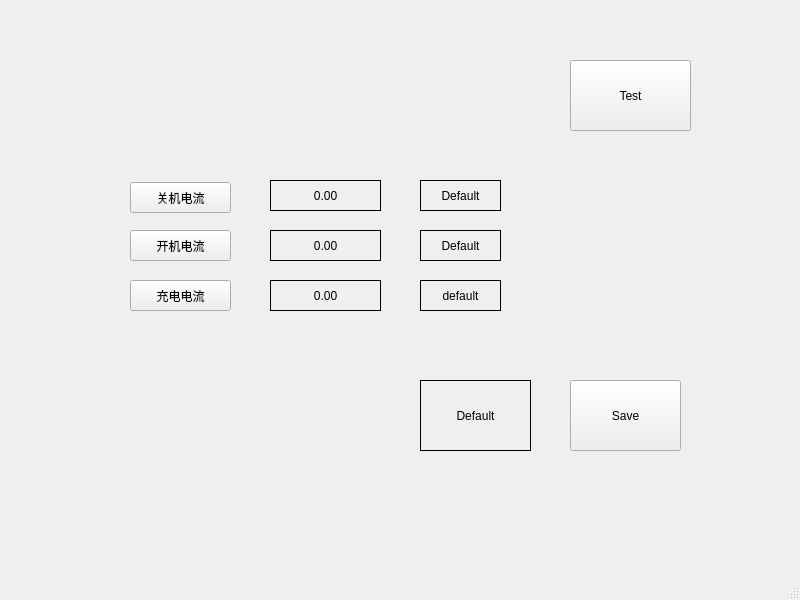
<?xml version="1.0" encoding="UTF-8"?>
<ui version="4.0">
 <class>MainWindow</class>
 <widget class="QMainWindow" name="MainWindow">
  <property name="geometry">
   <rect>
    <x>0</x>
    <y>0</y>
    <width>800</width>
    <height>600</height>
   </rect>
  </property>
  <property name="windowTitle">
   <string>电流测试</string>
  </property>
  <widget class="QWidget" name="centralwidget">
   <widget class="QPushButton" name="testButton">
    <property name="geometry">
     <rect>
      <x>570</x>
      <y>60</y>
      <width>121</width>
      <height>71</height>
     </rect>
    </property>
    <property name="text">
     <string>Test</string>
    </property>
   </widget>
   <widget class="QPushButton" name="shutDownCurrentBtn">
    <property name="geometry">
     <rect>
      <x>130</x>
      <y>182</y>
      <width>101</width>
      <height>31</height>
     </rect>
    </property>
    <property name="text">
     <string>关机电流</string>
    </property>
   </widget>
   <widget class="QPushButton" name="bootCurrentBtn">
    <property name="geometry">
     <rect>
      <x>130</x>
      <y>230</y>
      <width>101</width>
      <height>31</height>
     </rect>
    </property>
    <property name="text">
     <string>开机电流</string>
    </property>
   </widget>
   <widget class="QPushButton" name="chargingCurrentBtn">
    <property name="geometry">
     <rect>
      <x>130</x>
      <y>280</y>
      <width>101</width>
      <height>31</height>
     </rect>
    </property>
    <property name="text">
     <string>充电电流</string>
    </property>
   </widget>
   <widget class="QLabel" name="shutDownCurrentValue">
    <property name="geometry">
     <rect>
      <x>270</x>
      <y>180</y>
      <width>111</width>
      <height>31</height>
     </rect>
    </property>
    <property name="frameShape">
     <enum>QFrame::Box</enum>
    </property>
    <property name="text">
     <string>0.00</string>
    </property>
    <property name="alignment">
     <set>Qt::AlignCenter</set>
    </property>
   </widget>
   <widget class="QLabel" name="bootCurrentValue">
    <property name="geometry">
     <rect>
      <x>270</x>
      <y>230</y>
      <width>111</width>
      <height>31</height>
     </rect>
    </property>
    <property name="frameShape">
     <enum>QFrame::Box</enum>
    </property>
    <property name="text">
     <string>0.00</string>
    </property>
    <property name="alignment">
     <set>Qt::AlignCenter</set>
    </property>
   </widget>
   <widget class="QLabel" name="chargingCurrentValue">
    <property name="geometry">
     <rect>
      <x>270</x>
      <y>280</y>
      <width>111</width>
      <height>31</height>
     </rect>
    </property>
    <property name="frameShape">
     <enum>QFrame::Box</enum>
    </property>
    <property name="text">
     <string>0.00</string>
    </property>
    <property name="alignment">
     <set>Qt::AlignCenter</set>
    </property>
   </widget>
   <widget class="QLabel" name="shutDownCurrentRet">
    <property name="geometry">
     <rect>
      <x>420</x>
      <y>180</y>
      <width>81</width>
      <height>31</height>
     </rect>
    </property>
    <property name="frameShape">
     <enum>QFrame::Box</enum>
    </property>
    <property name="text">
     <string>Default</string>
    </property>
    <property name="alignment">
     <set>Qt::AlignCenter</set>
    </property>
   </widget>
   <widget class="QLabel" name="chargingCurrentRet">
    <property name="geometry">
     <rect>
      <x>420</x>
      <y>280</y>
      <width>81</width>
      <height>31</height>
     </rect>
    </property>
    <property name="frameShape">
     <enum>QFrame::Box</enum>
    </property>
    <property name="text">
     <string>default</string>
    </property>
    <property name="alignment">
     <set>Qt::AlignCenter</set>
    </property>
   </widget>
   <widget class="QLabel" name="bootCurrentRet">
    <property name="geometry">
     <rect>
      <x>420</x>
      <y>230</y>
      <width>81</width>
      <height>31</height>
     </rect>
    </property>
    <property name="frameShape">
     <enum>QFrame::Box</enum>
    </property>
    <property name="text">
     <string>Default</string>
    </property>
    <property name="alignment">
     <set>Qt::AlignCenter</set>
    </property>
   </widget>
   <widget class="QLabel" name="testRet">
    <property name="geometry">
     <rect>
      <x>420</x>
      <y>380</y>
      <width>111</width>
      <height>71</height>
     </rect>
    </property>
    <property name="frameShape">
     <enum>QFrame::Box</enum>
    </property>
    <property name="text">
     <string>Default</string>
    </property>
    <property name="alignment">
     <set>Qt::AlignCenter</set>
    </property>
   </widget>
   <widget class="QPushButton" name="saveRetBtn">
    <property name="geometry">
     <rect>
      <x>570</x>
      <y>380</y>
      <width>111</width>
      <height>71</height>
     </rect>
    </property>
    <property name="text">
     <string>Save</string>
    </property>
   </widget>
  </widget>
  <widget class="QMenuBar" name="menubar">
   <property name="geometry">
    <rect>
     <x>0</x>
     <y>0</y>
     <width>800</width>
     <height>23</height>
    </rect>
   </property>
  </widget>
  <widget class="QStatusBar" name="statusbar"/>
 </widget>
 <resources/>
 <connections/>
</ui>
